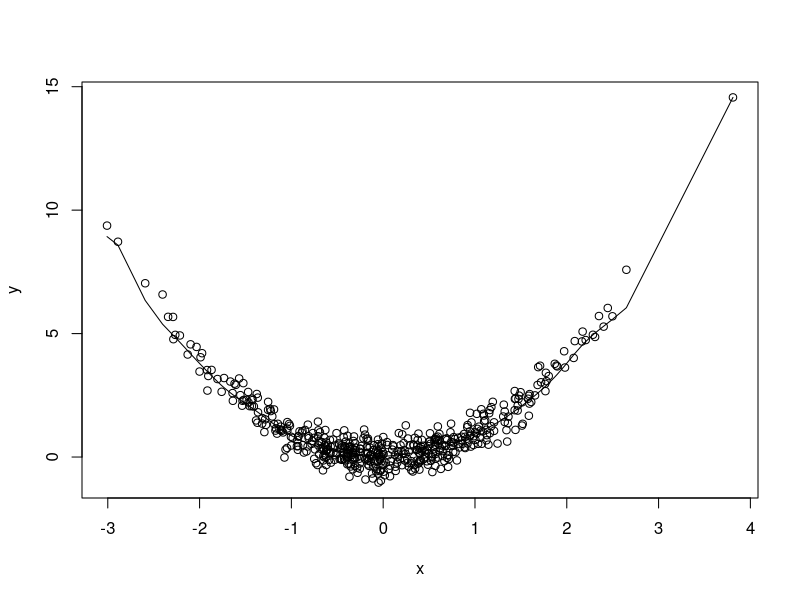

R code for this plot:
# 设置工作路径
setwd("D:\\softwares\\applied statistics\\rcodelearning\\chap27\\sourcecode")
kernal_lm <- function(px, x, y, kfun, h) {
    # px是核估计选取的点，x,y是原始数据
    # 权重求和
    weight_all <- sum(kfun((x - px) / h))
    # 权重
    weight <- kfun((x - px) / h) / weight_all
    # 核估计的结果y
    py <- sum(weight * y)
    return(py)
}
# 设置随机数
set.seed(1)
# 设置样本量
samplesize <- 500
# 生成x
x <- rnorm(samplesize)
# 生成y
y <- x^2 + rnorm(samplesize, 0, 0.4)
# 合并为dataframe
dataf <- data.frame(x, y)
# 核估计
ny <- sapply(x, kernal_lm, x = x, y = y, dnorm, h = 0.2)
# 将ny作为新一列加入到dataframe
dataf$ny <- ny
# 按照x排序
dataf <- dataf[order(x), ]
# 开始绘图
dev.new()
# 保存文件
pdf("../codeimage/code2.pdf")
# 绘制散点图
plot(x, y, data = dataf)
# 绘制核密度曲线，必须是dataf$这种形式
lines(dataf$x, dataf$ny, type = "l")
# 关闭图形
dev.off()
# 关闭文件
dev.off()
# 保存工作空间
save.image("R2.RData")
